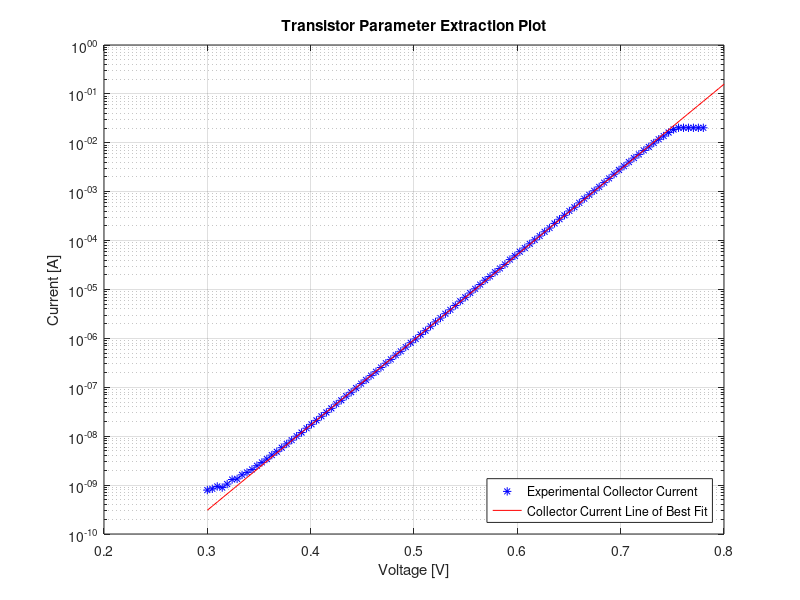
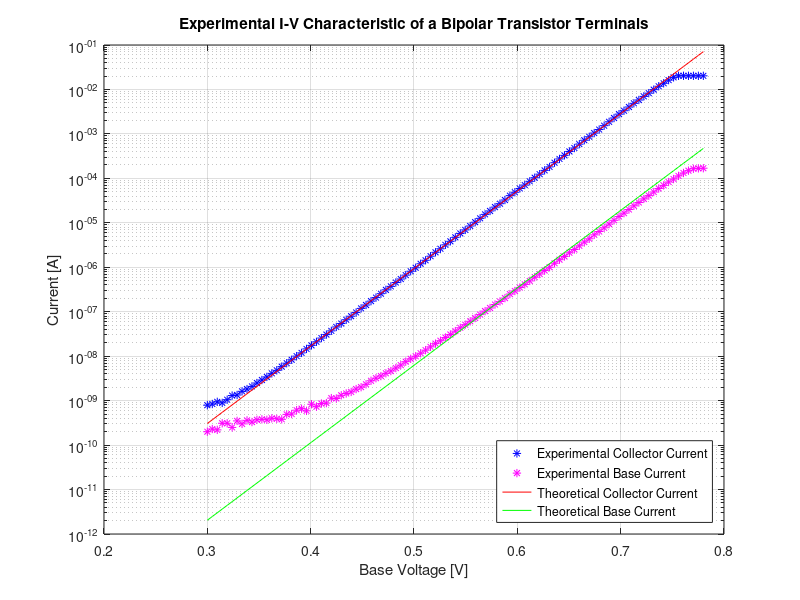
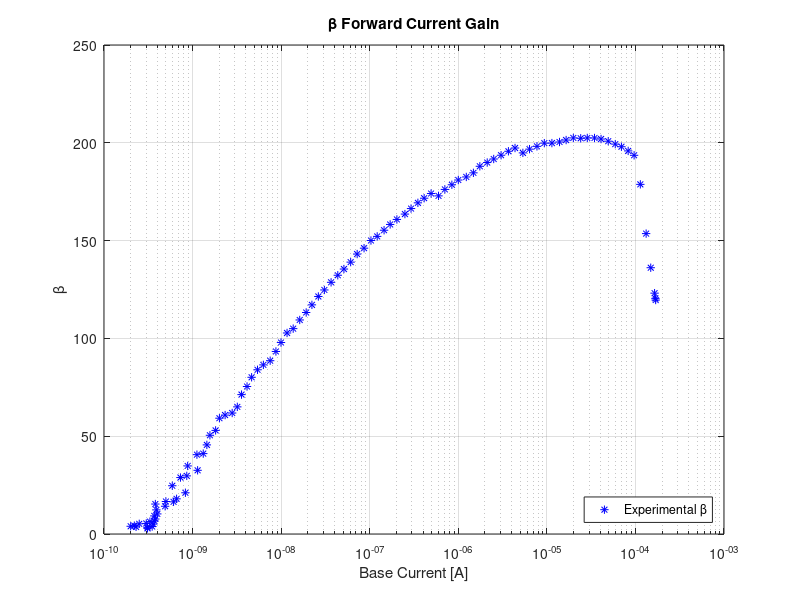
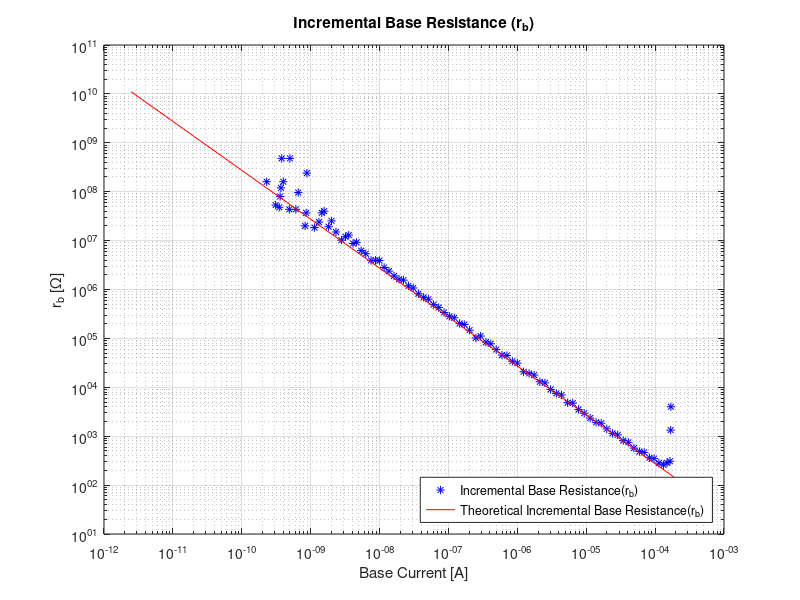

Here is the MATLAB script that generated these plots, in order:
%% Experiment 1
Experiment_1 = load('Experiment_1_NEW.mat');
Experiment_1.Ib = fliplr(Experiment_1.Ib);
Experiment_1.Ib = Experiment_1.Ib + 1.350e-09;
Experiment_1.Ie = (-1)*fliplr(Experiment_1.Ie);
Experiment_1.Vb = fliplr(Experiment_1.Vb);
Experiment_1.Ic = Experiment_1.Ie - Experiment_1.Ib;

Theoretical_1.Vb = Experiment_1.Vb(22:95);
x = linspace(0.3, 0.8, 100);
fit = polyfit(Theoretical_1.Vb,log(Experiment_1.Ic(22:95)),1);
line = exp(fit(1) * x + fit(2));

%U_T = (0.026);
U_T = 1/(fit(1));
I_s = exp(fit(2));

% Beta is assumed to be 100~.
Theoretical_Beta = 150;
Theoretical_1.Ib = (I_s./Theoretical_Beta)*exp(Experiment_1.Vb/U_T);
Theoretical_1.Ic = I_s*exp((Experiment_1.Vb)/U_T);
Theoretical_1.Ie = Theoretical_1.Ic + Theoretical_1.Ib;
Experiment_1.rb = diff(Experiment_1.Vb)./diff(Experiment_1.Ib);
Theoretical_1.rb = diff(Experiment_1.Vb)./diff(Theoretical_1.Ib);
Theoretical_1.gm = diff(Theoretical_1.Ic)./diff(Experiment_1.Vb);

figure
semilogy(Experiment_1.Vb,Experiment_1.Ic,'b*')
hold on
semilogy(x,line,'r-');
title('Transistor Parameter Extraction Plot')
xlabel('Voltage [V]')
ylabel('Current [A]')
legend('Experimental Collector Current','Collector Current Line of Best Fit','Location','Southeast')
grid on
hold off

figure
semilogy(Experiment_1.Vb,Experiment_1.Ic,'b*')
hold on
semilogy(Experiment_1.Vb,Experiment_1.Ib,'m*')
semilogy(Experiment_1.Vb,Theoretical_1.Ic,'r-')
semilogy(Experiment_1.Vb,Theoretical_1.Ib,'g-')
title('Experimental I-V Characteristic of a Bipolar Transistor Terminals')
xlabel('Base Voltage [V]')
ylabel('Current [A]')
legend('Experimental Collector Current','Experimental Base Current','Theoretical Collector Current','Theoretical Base Current','Location','Southeast')
grid on
hold off

% If we want to plot a range of Currents
% figure
% semilogy(Experiment_1.Vb(16:55),Experiment_1.Ic(16:55),'b*')
% hold on
% semilogy(Experiment_1.Vb(16:55),Experiment_1.Ib(16:55),'r*')
% semilogy(x(16:end),line(16:end),'g-','LineWidth',1.5);
% semilogy(Experiment_1.Vb(16:55),theoretical_Ic(16:55),'g*')
% title('Experimental I-V Characteristic of a Bipolar Transistor Terminals')
% xlabel('Voltage [V]')
% ylabel('Current [A]')
% legend('Experimental Collector Current','Experimental Base Current','Base Current Line of Best Fit','Location','Southeast')
% grid on
% hold off

figure
semilogx(Experiment_1.Ib,Experiment_1.Ic./Experiment_1.Ib,'b*')
hold on
title('\beta Forward Current Gain')
xlabel('Base Current [A]')
ylabel('\beta')
legend('Experimental \beta','Location','Southeast')
grid on
hold off

% slope = (log(y2/y1)/log(x2/x1))
slope = (log(345734133.1367/125.4105)/(log((7.9252e-11)/0.00021848)));
x = logspace(-12,-3,101);
% b = y2/(x2^slope)
b = 345734133.1367/((7.9252e-11)^slope);
% y = b*(x.^slope)
y = b*(x.^slope);

y_error = b*(Experiment_1.Ib(2:end).^slope);
experimental_rb = diff(Experiment_1.Vb)./diff(Experiment_1.Ib);
% Region from [3.07700000000000e-08] to 8.280134999999999e-05
error_rb = abs(y_error(50:end-7)-experimental_rb(50:end-7))*100/y_error(50:end-7);

figure
loglog(Experiment_1.Ib(2:end),diff(Experiment_1.Vb)./diff(Experiment_1.Ib),'b*')
hold on
loglog(Theoretical_1.Ib(2:end),Theoretical_1.rb,'r-')
title('Incremental Base Resistance (r_{b})')
xlabel('Base Current [A]')
ylabel('r_{b} [\Omega]')
legend('Incremental Base Resistance(r_{b})','Theoretical Incremental Base Resistance(r_{b})','Location','Southeast')
grid on
hold off

slope = (0.98654-1.9911e-8)/(0.027031-5.4555e-10);
x = logspace(-10,-1,101);
b = 0.98654 - slope*0.027031;
y = slope * x + b;

y_error = slope * Experiment_1.Ic(2:end) + b;

experimental_gm = diff(Experiment_1.Ic)./diff(Experiment_1.Vb);
error_gm = abs(y_error(15:end-15)-experimental_gm(15:end-15))*100/y_error(15:end-15);

figure
loglog(Experiment_1.Ic(2:end),diff(Experiment_1.Ic)./diff(Experiment_1.Vb),'b*')
hold on
loglog(Theoretical_1.Ic(2:end),Theoretical_1.gm,'r-')
title('Incremental Transconductance Gain (g_{m})')
xlabel('Collector Current [A]')
ylabel('g_{m} [S]')
legend('Experimental Incremental Transconductance Gain (g_{m})','Theoretical Incremental Transconductance Gain (g_{m})','Location','Southeast')
grid on
hold off

%% Experiment 2
% Find U_T and I_s for the didoe from Experiment 1
Experiment_1 = load('Experiment_1_NEW.mat');
Experiment_1.Ib = fliplr(Experiment_1.Ib);
Experiment_1.Ib = Experiment_1.Ib + 1.350e-09;
Experiment_1.Ie = (-1)*fliplr(Experiment_1.Ie);
Experiment_1.Vb = fliplr(Experiment_1.Vb);
Experiment_1.Ic = Experiment_1.Ie - Experiment_1.Ib;
Theoretical_1.Vb = Experiment_1.Vb(22:95);
x = linspace(0.3, 0.8, 100);
fit = polyfit(Theoretical_1.Vb,log(Experiment_1.Ic(22:95)),1);
line = exp(fit(1) * x + fit(2));
U_T = 1/(fit(1));
I_s = exp(fit(2));

% Experiment 2 Code
Experiment_2_200 = load('Experiment_2-200_NEW.mat');
Experiment_2_200.Ib = fliplr(Experiment_2_200.Ib)+5.4e-9;
Experiment_2_200.Ie = (-1)*fliplr(Experiment_2_200.Ie);
Experiment_2_200.Vb = fliplr(Experiment_2_200.Vb);

x200 = linspace(0.35,0.75,200);
fit200 = polyfit(Experiment_2_200.Vb(8:13),log(Experiment_2_200.Ie(8:13)),1);
line200 = exp(fit200(1)*x200 + fit200(2));
slope200 = fit200(1);
intercept200 = exp(fit200(2));

Experiment_2_2k = load('Experiment_2-2k_NEW.mat');
Experiment_2_2k.Ib = fliplr(Experiment_2_2k.Ib)+4.77e-10;
Experiment_2_2k.Ie = (-1)*fliplr(Experiment_2_2k.Ie);
Experiment_2_2k.Vb = fliplr(Experiment_2_2k.Vb);

x2k = linspace(0.35,0.65,200);
fit2k = polyfit(Experiment_2_2k.Vb(8:13),log(Experiment_2_2k.Ie(8:13)),1);
line2k = exp(fit2k(1)*x2k + fit2k(2));
slope2k = fit2k(1);
intercept2k = exp(fit2k(2));

Experiment_2_20k = load('Experiment_2-20k_NEW.mat');
Experiment_2_20k.Ib = fliplr(Experiment_2_20k.Ib)+1e-8;
Experiment_2_20k.Ie = (-1)*fliplr(Experiment_2_20k.Ie);
Experiment_2_20k.Vb = fliplr(Experiment_2_20k.Vb);

x20k = linspace(0.4,0.65,200);
fit20k = polyfit(Experiment_2_20k.Vb(9:13),log(Experiment_2_20k.Ie(9:13)),1);
line20k = exp(fit20k(1)*x20k + fit20k(2));
slope20k = fit20k(1);
intercept20k = exp(fit20k(2));

Experiment_2_200.Ic = Experiment_2_200.Ie - Experiment_2_200.Ib;
Experiment_2_2k.Ic = Experiment_2_2k.Ie - Experiment_2_2k.Ib;
Experiment_2_20k.Ic = Experiment_2_20k.Ie - Experiment_2_20k.Ib;

figure
semilogy(Experiment_2_200.Vb,Experiment_2_200.Ic,'b*')
hold on
semilogy(Experiment_2_2k.Vb,Experiment_2_2k.Ic,'g*')
semilogy(Experiment_2_20k.Vb,Experiment_2_20k.Ic,'m*')
semilogy(x,line,'r-')
%semilogy(x200,line200,'r-');
%semilogy(x2k,line2k,'k-');
%semilogy(x20k,line20k,'c-');
title('Emitter-Degenerated Bipolar Collector Current Characteristics')
xlabel('Base Voltage [V]')
ylabel('Collector Current [A]')
%legend('Experimental R = 200 \Omega','Experimental R = 2k \Omega','Experimental R = 20k \Omega',...
%    'Theoretical R = 200 \Omega','Theoretical R = 2k \Omega','Theoretical R = 20k \Omega','Location','Southeast')
legend('Experimental R = 200 \Omega','Experimental R = 2k \Omega','Experimental R = 20k \Omega',...
    'Theoretical Collector Current Characteristics from Experiment 1','Location','Southeast')
grid on
hold off

%x200Ic = linspace(0.6,4.85,200);
x200Ic = linspace(0.6,5,200);
fit200Ic = polyfit(Experiment_2_200.Vb(13:98),(Experiment_2_200.Ic(13:98)),1);
line200Ic = (fit200Ic(1)*x200Ic + fit200Ic(2));
slope200Ic = fit200Ic(1);
intercept200Ic = (fit200Ic(2));

figure
plot(Experiment_2_200.Vb,Experiment_2_200.Ic,'b*')
hold on
plot(x200Ic,line200Ic,'r-')
title('Emitter-Degenerated Bipolar Collector Current Characteristics R = 200 \Omega')
xlabel('Base Voltage [V]')
ylabel('Collector Current [A]')
legend('Experimental R = 200 \Omega','Theoretical R = 200 \Omega','Location','Southeast')
grid on
hold off

%x2kIc = linspace(0.6,4.85,200);
x2kIc = linspace(0.6,5,200);
fit2kIc = polyfit(Experiment_2_2k.Vb(13:98),(Experiment_2_2k.Ic(13:98)),1);
line2kIc = (fit2kIc(1)*x2kIc + fit2kIc(2));
slope2kIc = fit2kIc(1);
intercept2kIc = (fit2kIc(2));

figure
plot(Experiment_2_2k.Vb,Experiment_2_2k.Ic,'b*')
hold on
plot(x2kIc,line2kIc,'r-')
title('Emitter-Degenerated Bipolar Collector Current Characteristics R = 2k \Omega')
xlabel('Base Voltage [V]')
ylabel('Collector Current [A]')
legend('Experimental R = 2k \Omega','Theoretical R = 2k \Omega','Location','Southeast')
grid on
hold off

%x20kIc = linspace(0.6,4.85,200);
x20kIc = linspace(0.6,5,200);
fit20kIc = polyfit(Experiment_2_20k.Vb(13:98),(Experiment_2_20k.Ic(13:98)),1);
line20kIc = (fit20kIc(1)*x20kIc + fit20kIc(2));
slope20kIc = fit20kIc(1);
intercept20kIc = (fit20kIc(2));

figure
plot(Experiment_2_20k.Vb,Experiment_2_20k.Ic,'b*')
hold on
plot(x20kIc,line20kIc,'r-')
title('Emitter-Degenerated Bipolar Collector Current Characteristics with R = 20k \Omega')
xlabel('Base Voltage [V]')
ylabel('Collector Current [A]')
legend('Experimental R = 20k \Omega','Theoretical R = 20k \Omega','Location','Southeast')
grid on
hold off

Theoretical_Beta = 150;

x200Rb = linspace(5e-9,1e-6,100);
fit200Rb = polyfit(log(Experiment_2_200.Ib(11:13)),log(Theoretical_Beta*200*(1 + U_T./(200*Theoretical_Beta*Experiment_2_200.Ib(11:13)))),1);
line200Rb = exp((fit200Rb(1))*log(x200Rb) + ((fit200Rb(2))));
slope200Rb = fit200Rb(1);
intercept200Rb = exp(fit200Rb(2));

x2kRb = linspace(3e-10,1e-6,100);
fit2kRb = polyfit(log(Experiment_2_2k.Ib(10:13)),log(Theoretical_Beta*2000*(1 + U_T./(2000*Theoretical_Beta*Experiment_2_2k.Ib(10:13)))),1);
line2kRb = exp((fit2kRb(1))*log(x2kRb) + ((fit2kRb(2))));
slope2kRb = fit2kRb(1);
intercept2kRb = exp(fit2kRb(2));

x20kRb = linspace(1e-9,5e-8,100);
fit20kRb = polyfit(log(Experiment_2_20k.Ib(9:11)),log(Theoretical_Beta*20000*(1 + U_T./(20000*Theoretical_Beta*Experiment_2_20k.Ib(9:11)))),1);
line20kRb = exp((fit20kRb(1))*log(x20kRb) + ((fit20kRb(2))));
slope20kRb = fit20kRb(1);
intercept20kRb = exp(fit20kRb(2));

% Rb for each resistor
figure
loglog(Experiment_2_200.Ib,Theoretical_Beta*200*(1 + U_T./(200*Theoretical_Beta*Experiment_2_200.Ib)),'g*')
hold on
loglog(x200Rb,line200Rb,'-k')
loglog(Experiment_2_2k.Ib,Theoretical_Beta*2000*(1 + U_T./(2000*Theoretical_Beta*Experiment_2_2k.Ib)),'m*')
loglog(x2kRb,line2kRb,'-c')
loglog(Experiment_2_20k.Ib,Theoretical_Beta*20000*(1 + U_T./(20000*Theoretical_Beta*Experiment_2_20k.Ib)),'b*')
loglog(x20kRb,line20kRb,'-r')
title('Incremental Base Resistance(R_{b}) of Degenerated Bipolar Transistor Terminals with R = 200 \Omega, R = 2 k\Omega, and R = 20 k\Omega')
xlabel('Base Current [A]')
ylabel('R_{b}')
legend('Incremental Base Resistance(R_{b}) with R = 200 \Omega','Theoretical Incremental Base Resistance(R_{b}) with R = 200 \Omega',...
    'Incremental Base Resistance(R_{b}) with R = 2k \Omega','Theoretical Incremental Base Resistance(R_{b} with R = 2k \Omega)',...
    'Incremental Base Resistance(R_{b}) with R = 20k \Omega','Theoretical Incremental Base Resistance(R_{b} with R = 20k \Omega)','Location','Southeast')
grid on
hold off

x200Gm = linspace(1e-9,1e-4,200);
fit200Gm = polyfit(log(Experiment_2_200.Ic(1:13)),log((1/200)*(1+((U_T/200)./Experiment_2_200.Ic(1:13)))),1);
line200Gm = exp((fit200Gm(1))*log(x200Gm) + ((fit200Gm(2))));
slope200Gm = fit200Gm(1);
intercept200Gm = exp(fit200Gm(2));

x2kGm = linspace(1e-9,1e-5,100);
fit2kGm  = polyfit(log(Experiment_2_2k.Ic(9:12)),log((1/2000)*(1+((U_T/2000)./Experiment_2_2k.Ic(9:12)))),1);
line2kGm  = exp((fit2kGm(1))*log(x2kGm)+((fit2kGm(2))));
slope2kGm  = fit2kGm(1);
intercept2kGm  = exp(fit2kGm(2));

x20kGm = linspace(5e-10,1e-6,100);
fit20kGm  = polyfit(log(Experiment_2_20k.Ic(8:11)),log((1/20000)*(1+((U_T/20000)./Experiment_2_20k.Ic(8:11)))),1);
line20kGm  = exp((fit20kGm(1))*log(x20kGm)+((fit20kGm(2))));
slope20kGm  = fit20kGm(1);
intercept20kGm  = exp(fit20kGm(2));

% Gm for each resistor
figure
loglog(Experiment_2_200.Ic,(1/200)*(1+((U_T/200)./Experiment_2_200.Ic)),'g*')
hold on
loglog(x200Gm,line200Gm,'-k')
loglog(Experiment_2_2k.Ic,(1/2000)*(1+((U_T/2000)./Experiment_2_2k.Ic)),'m*')
loglog(x2kGm,line2kGm,'-c')
loglog(Experiment_2_20k.Ic,(1/20000)*(1+((U_T/20000)./Experiment_2_20k.Ic)),'b*')
loglog(x20kGm,line20kGm,'-r')
title('Incremental Transconductance Gain (G_{m}) of Degenerated Bipolar Transistor with R = 200 \Omega, R = 2 k\Omega, and R = 20 k\Omega')
xlabel('Collector Current [A]')
ylabel('G_{m}')
legend('Experimental Incremental Transconductance Gain (G_{m}) with R = 200 \Omega','Theoretical Incremental Transconductance Gain with R = 200 \Omega (G_{m})',...
    'Experimental Incremental Transconductance Gain (G_{m}) with R = 2 k\Omega','Theoretical Incremental Transconductance Gain (G_{m}) with R = 2 k\Omega',...
    'Experimental Incremental Transconductance Gain (G_{m}) with R = 20 k\Omega','Theoretical Incremental Transconductance Gain (G_{m}) with R = 20 k\Omega',...
    'Location','Northeast')
grid on
hold off

%% Experiment 3

%--
Experiment_1 = load('Experiment34_param.mat');
Experiment_1.Ib = fliplr(Experiment_1.Ib);
Experiment_1.Ib = Experiment_1.Ib + 1.350e-09;
Experiment_1.Ie = (-1)*fliplr(Experiment_1.Ie);
Experiment_1.Vb = fliplr(Experiment_1.Vb);
Experiment_1.Ic = Experiment_1.Ie - Experiment_1.Ib;
Theoretical_1.Vb = Experiment_1.Vb(16:37);
x = linspace(0.3, 0.8, 100);
fit = polyfit(Theoretical_1.Vb,log(Experiment_1.Ic(16:37)),1);
line = exp(fit(1) * x + fit(2));
U_T = 1/(fit(1));
I_s = exp(fit(2));
%--

Experiment_3 = load('Experiment_3-20k_3-2.mat');
Experiment_3.Ib = fliplr(Experiment_3.Ib);
Experiment_3.Vb = fliplr(Experiment_3.Vb);
Experiment_3.Ve = fliplr(Experiment_3.Ve);

x = linspace(0.5,5,200);
fit2 = polyfit(Experiment_3.Vb(11:end),Experiment_3.Ve(11:end),1);
line2 = fit2(1)*x + fit2(2);
slope2 = fit2(1);
intercept2 = fit2(2);

figure
plot(Experiment_3.Vb(1:2:end),Experiment_3.Ve(1:2:end),'b*')
hold on
plot(x, line2, 'r-');
xlabel('V_{in} [V]')
ylabel('V_{out} [V]')
title('Voltage Transfer Characteristics for Common-Collector Amplifier Circuit')
legend('Experimental V_{in} vs. V_{out}','Theoretical V_{in} vs. V_{out}','Location','Southeast')
%legend('Experimental R_1 = 51 k\Omega','Experimental R_1 = 60 k\Omega','Experimental R_1 = 71 k\Omega','Location','Northwest')
grid on
hold off



%% Experiment 4

%--
Experiment_1 = load('Experiment34_param.mat');
Experiment_1.Ib = fliplr(Experiment_1.Ib);
Experiment_1.Ib = Experiment_1.Ib + 1.350e-09;
Experiment_1.Ie = (-1)*fliplr(Experiment_1.Ie);
Experiment_1.Vb = fliplr(Experiment_1.Vb);
Experiment_1.Ic = Experiment_1.Ie - Experiment_1.Ib;
Theoretical_1.Vb = Experiment_1.Vb(16:37);
x = linspace(0.3, 0.8, 100);
fit = polyfit(Theoretical_1.Vb,log(Experiment_1.Ic(16:37)),1);
line = exp(fit(1) * x + fit(2));
U_T = 1/(fit(1));
I_s = exp(fit(2));
%--

Experiment_4_60k = load('Experiment_4-60k_NEW.mat');
Experiment_4_60k.Ib = fliplr(Experiment_4_60k.Ib);
Experiment_4_60k.Vb = fliplr(Experiment_4_60k.Vb);
Experiment_4_60k.Vout = fliplr(Experiment_4_60k.Vout);

x60 = linspace(0.56,1.87,200);
fit60 = polyfit(Experiment_4_60k.Vb(13:25),Experiment_4_60k.Vout(13:25),1);
line60 = fit60(1)*x60 + fit60(2);
slope60= fit60(1);
intercept60 = fit60(2);

x602 = linspace(1.87,5,200);
fit602 = polyfit(Experiment_4_60k.Vb(70:end),Experiment_4_60k.Vout(70:end),1);
line602 = fit602(1)*x602 + fit602(2); 
slope602 = fit602(1);
intercept602 = fit602(2);

Experiment_4_80k = load('Experiment_4-80k_NEW.mat');
Experiment_4_80k.Ib = fliplr(Experiment_4_80k.Ib);
Experiment_4_80k.Vb = fliplr(Experiment_4_80k.Vb);
Experiment_4_80k.Vout = fliplr(Experiment_4_80k.Vout);

x80 = linspace(0.56,1.6,200);
fit80 = polyfit(Experiment_4_80k.Vb(13:25),Experiment_4_80k.Vout(13:25),1);
line80 = fit80(1)*x80 + fit80(2);
slope80= fit80(1);
intercept80 = fit80(2);

x802 = linspace(1.6,5,200);
fit802 = polyfit(Experiment_4_80k.Vb(60:end),Experiment_4_80k.Vout(60:end),1);
line802 = fit802(1)*x802 + fit802(2); 
slope802 = fit802(1);
intercept802 = fit802(2);

Experiment_4_100k = load('Experiment_4-100k_NEW.mat');
Experiment_4_100k.Ib = fliplr(Experiment_4_100k.Ib);
Experiment_4_100k.Vb = fliplr(Experiment_4_100k.Vb);
Experiment_4_100k.Vout = fliplr(Experiment_4_100k.Vout);

x100 = linspace(0.56,1.45,200);
fit100 = polyfit(Experiment_4_100k.Vb(13:25),Experiment_4_100k.Vout(13:25),1);
line100 = fit100(1)*x100 + fit100(2);
slope100 = fit100(1);
intercept100 = fit100(2);

x1002 = linspace(1.45,5,200);
fit1002 = polyfit(Experiment_4_100k.Vb(70:end),Experiment_4_100k.Vout(70:end),1);
line1002 = fit1002(1)*x1002 + fit1002(2); 
slope1002 = fit1002(1);
intercept1002 = fit1002(2);

figure
plot(Experiment_4_60k.Vb,Experiment_4_60k.Vout,'g*')
hold on
plot(x60, line60, 'k-');
plot(x602, line602, 'k-');
plot(Experiment_4_80k.Vb,Experiment_4_80k.Vout,'m*')
plot(x80, line80, 'c-');
plot(x802, line802, 'c-');
plot(Experiment_4_100k.Vb,Experiment_4_100k.Vout,'b*')
plot(x100, line100, 'r-');
plot(x1002, line1002, 'r-');
plot(Experiment_3.Vb(1:2:end),Experiment_3.Ve(1:2:end),'y*')
xlabel('V_{in} [V]')
ylabel('V_{out} [V]')
title('Voltage Transfer Characteristics for Inverter Circuit')
legend('Experimental R_1 = 60.4 k\Omega','Theoretical Line of Best Fit for Mode 1 operation (R_1 = 60.4 k\Omega)'...
    ,'Theoretical Line of Best Fit for Mode 2 operation (R_1 = 60.4 k\Omega)','Experimental R_1 = 82.5 k\Omega',...
    'Theoretical Line of Best Fit for Mode 1 operation (R_1 = 82.5 k\Omega)',...
    'Theoretical Line of Best Fit for Mode 2 operation (R_1 = 82.5 k\Omega)','Experimental R_1 = 100 k\Omega',...
    'Theoretical Line of Best Fit for Mode 1 operation (R_1 = 100 k\Omega)',...
    'Theoretical Line of Best Fit for Mode 2 operation (R_1 = 100 k\Omega)',...
    'Emitter-Follower VTC from Experiment 3','Location','Southoutside','NumColumns',2)
grid on
hold off
